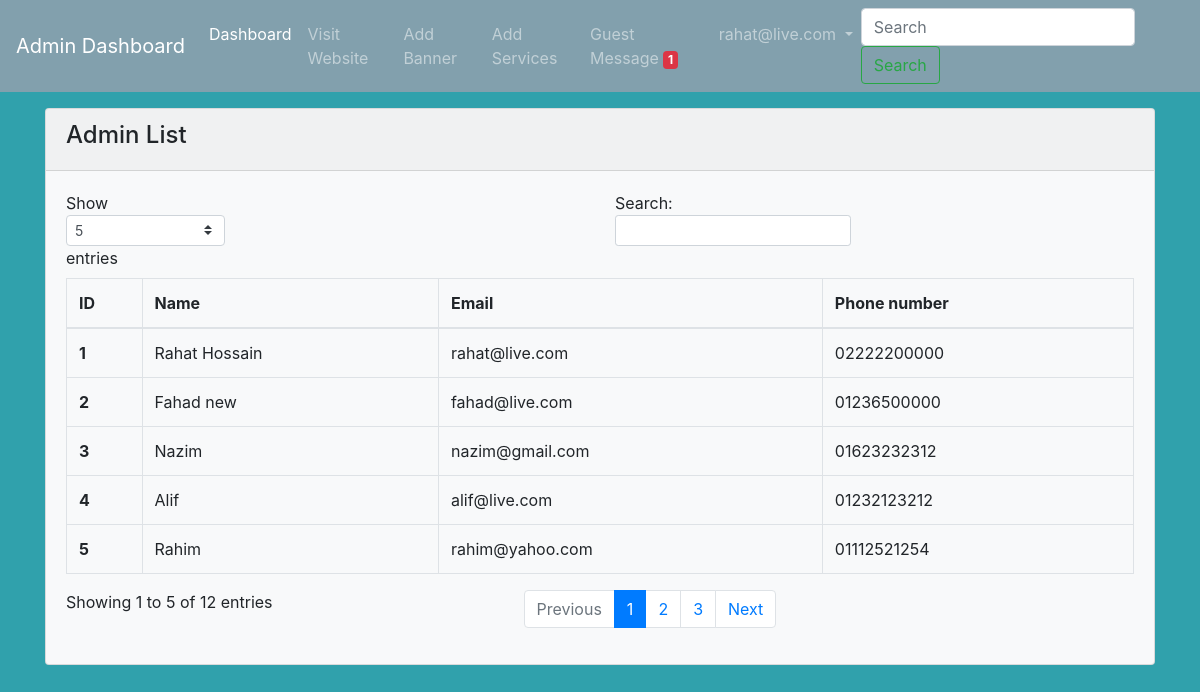
Page /admin/dashboard.php (signed in) on the committed database.
### tables this page shows
CREATE TABLE `users` (
  `id` int(11) NOT NULL,
  `name` varchar(100) NOT NULL,
  `email` varchar(100) NOT NULL,
  `phone_number` varchar(20) NOT NULL,
  `password` varchar(50) NOT NULL
);

### admin/dashboard.php (the view, shortened to what this page needs)
<?php
    require_once '../header.php';
    require_once 'navbar.php';
    $get_query = "SELECT id, name, email, phone_number FROM users";
    $from_db = mysqli_query($db_connect , $get_query);
?>
<div class="container">
    <div class="row">
        <div class="col-12">
            <div class="card bg-light mb-3 mt-3">
            <div class="card-header"><h4>Admin List</h4></div>
            <div class="card-body">
                <table class="table table-bordered" id="user_list">
                    <thead>
                        <tr>
                        <th>ID</th>
                        <th>Name</th>
                        <th>Email</th>
                        <th>Phone number</th>
                        </tr>
                    </thead>
                    <tbody>
                        <?php
                            foreach($from_db as $admin_list):
                        ?>
                        <tr>
                        <th><?= $admin_list['id'] ?></th>
                        <td><?= $admin_list['name'] ?></td>
                        <td><?= $admin_list['email'] ?></td>
                        <td><?= $admin_list['phone_number'] ?></td>
                        </tr>
                        <?php
                            endforeach;
                        ?>
                    </tbody>
                </table>
            </div>
            </div>
        </div>
    </div>
</div>
<?php
require_once '../footer.php';
?>

### style.css (style rules this page uses)
body { margin: 0; padding: 0; background-color: #30a1ac; }

### rows in the picture
users: id "1", name "Rahat Hossain", email "rahat@live.com", phone_number "02222200000"
users: id "2", name "Fahad new", email "fahad@live.com", phone_number "01236500000"
users: id "3", name "Nazim", email "nazim@gmail.com", phone_number "01623232312"
users: id "4", name "Alif", email "alif@live.com", phone_number "01232123212"
users: id "5", name "Rahim", email "rahim@yahoo.com", phone_number "01112521254"

### other values in the picture
$_SESSION['user_email'] "rahat@live.com"
